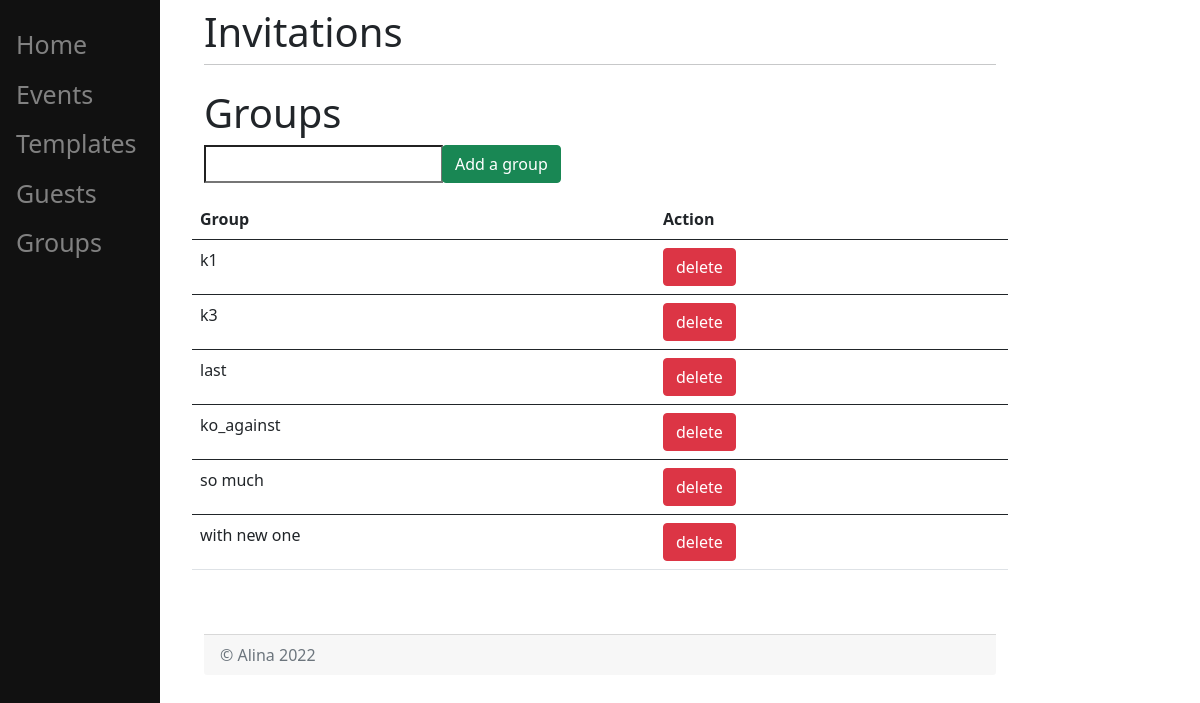
The page /groups/ (signed in) on the database as committed earlier.
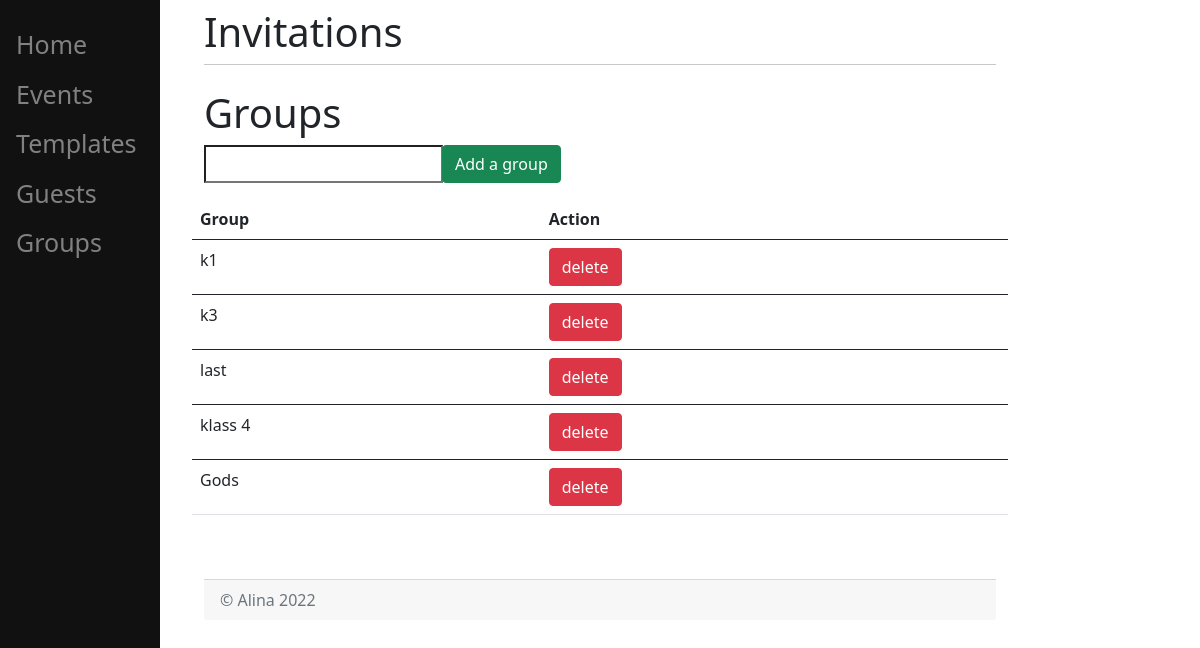
The same page on the database as committed later.
### invitations/models.py (models this page shows, shortened)
class Group(models.Model):
    name = models.CharField(max_length=200)

### invitations/views.py (the view)
def groups(response):
    groups_ = Group.objects.all()
    return render(response, "invitations/groups.html", {"groups": groups_})

### templates/invitations/groups.html (shortened to what this page needs)
{% extends 'invitations/home.html' %}
{% block content %}
    <h1>Groups</h1>
    <form action="/groups/add", method="post">
    <div class="input-group mb-3">
        <input type="text" name="name">
        <div class="input-group-prepend">
            <button type="submit" name="save" class="btn btn-success">Add a group</button>
        </div>
    </div>
    </form>
    {% if groups %}
        <table class="table">
            <thead>
            <tr>
                <th scope="col">Group</th>
                <th scope="col">Action</th>
            </tr>
            </thead>
            <tbody>
            {% for group in groups %}
                <tr>
                    <td>{{ group.name }}</td>
                    <td>
                        <form action="/groups/delete/" method="post">
                            <button type="submit" class="btn btn-danger">delete</button>
                        </form>
                    </td>
                </tr>
                </tbody>
            {% endfor %}
        </table>
    {% else %}
        <dev><p> You have no groups </p></dev>
    {% endif %}
{% endblock %}

Rows that differ between the two databases and show on the page:
removed Group: name "ko_against"
removed Group: name "so much"
removed Group: name "with new one"
added Group: name "klass 4"
added Group: name "Gods"
